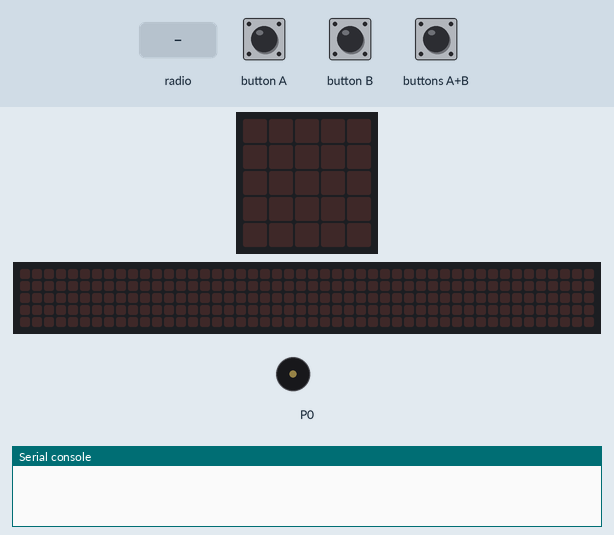
Simulated run of this program. Board: BBC micro:bit (MakeCode). Shown: the board's 5×5 LED display, a strip that is not on the board, showing the scrolling text unrolled, buzzer (waves = sounding), the last lines printed to the serial console. The test bench sets the inputs (shaded band). No radio messages arrive unless stated (any console line starting 'radio sent:' is added by the test bench); the 48×5 strip is a reading aid, not a part: it shows the text the display is scrolling, unrolled, one strip-width of it at a time.

Above: at 1.2 s.
1.3 s: radio message ".-" arrives
At 3.97 s:
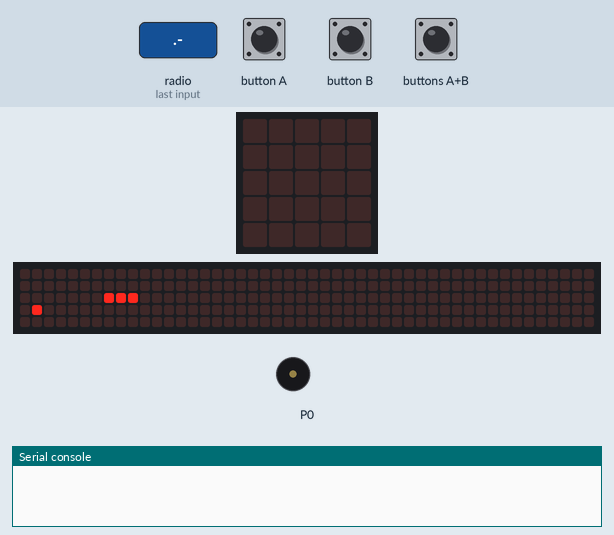
4.3 s: button A pressed for 0.15 s
At 5.05 s:
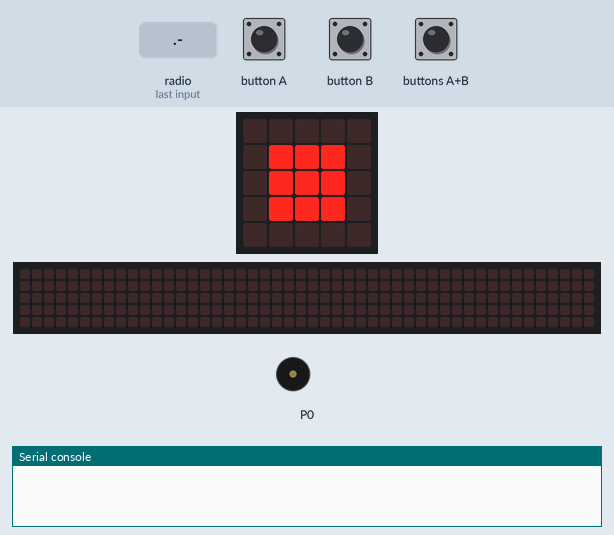
6.9 s: button B pressed for 0.15 s
At 7.25 s:
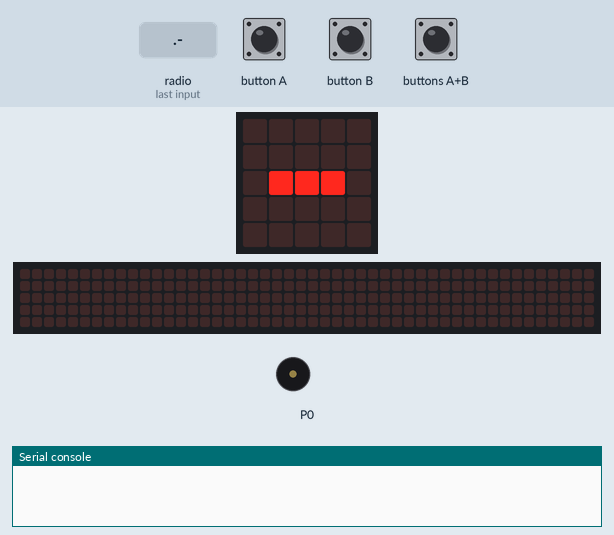
9.4 s: radio message "-..." arrives
At 9.75 s:
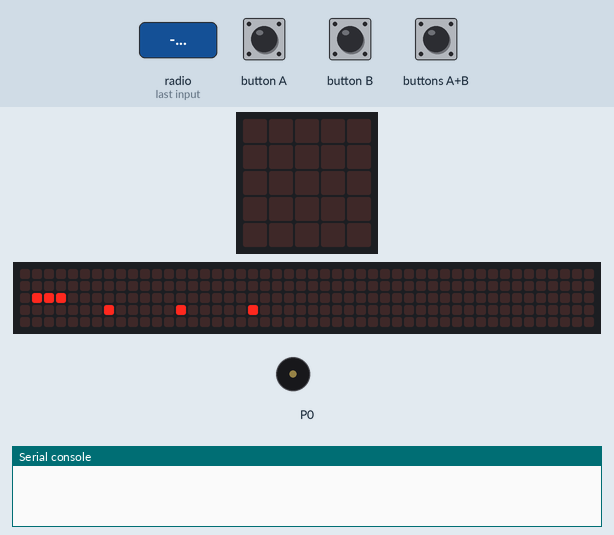
12.4 s: buttons A+B pressed for 0.15 s
At 14.8 s:
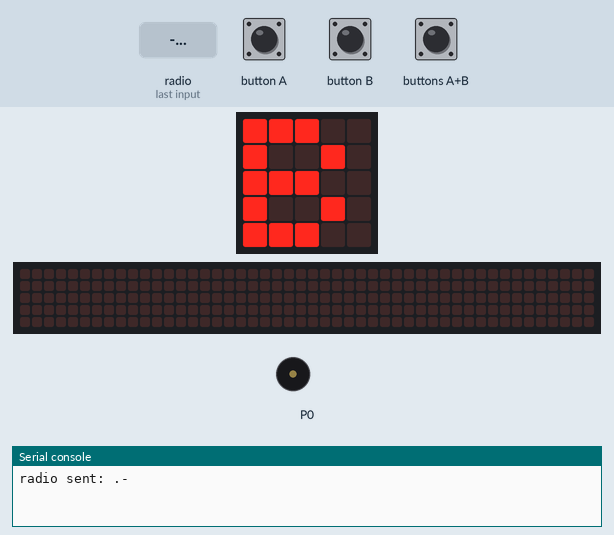
15.5 s: radio message "." arrives
At 17.2 s:
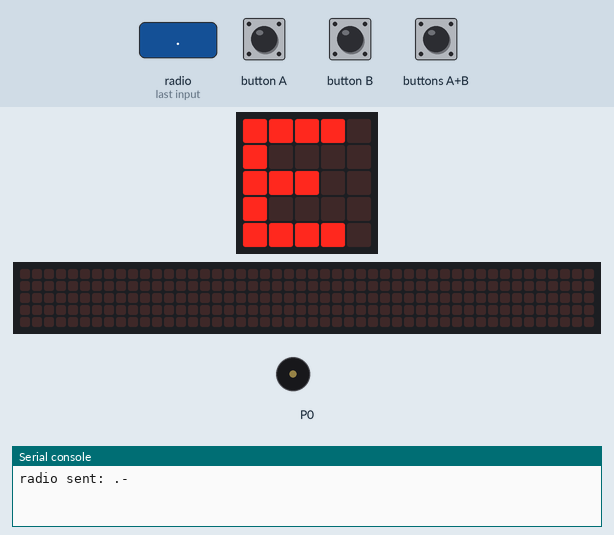
Timing chart, 0 to 18.7 s (numbered marks = the images above; inputs shaded):
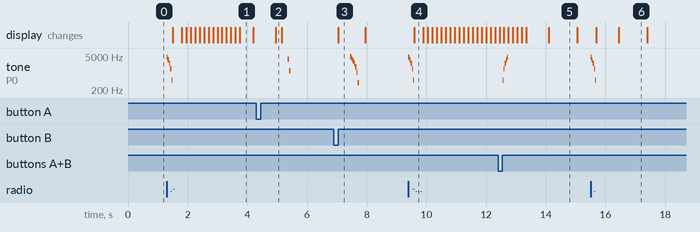

Measured:
- after the input at 1.3 s, tone on P0: plays 4500 Hz for 0.04 s, 3500 Hz for 0.04 s, 2500 Hz for 0.04 s, 1500 Hz for 0.04 s, 500 Hz for 0.04 s, starting at once; the display: changes after 0.20 s (image 1)
- after the input at 4.3 s, tone on P0: silent → 3750 Hz after 1.1 s, → 1250 Hz 0.05 s later, → silent 0.05 s later; the display: changes after 0.65 s (image 2)
- after the input at 6.9 s, tone on P0: plays 4645 Hz for 0.04 s, 3936 Hz for 0.04 s, 3226 Hz for 0.04 s, 2517 Hz for 0.04 s, 1808 Hz for 0.04 s, 1098 Hz for 0.04 s … (7 notes in this stretch), starting after 0.55 s; the display: changes after 0.15 s (image 3)
- after the input at 9.4 s, tone on P0: plays 4500 Hz for 0.04 s, 3500 Hz for 0.04 s, 2500 Hz for 0.04 s, 1500 Hz for 0.04 s, 500 Hz for 0.04 s, starting at once; the display: changes after 0.20 s (image 4)
- after the input at 12.4 s, tone on P0: plays 500 Hz for 0.04 s, 1500 Hz for 0.04 s, 2500 Hz for 0.04 s, 3500 Hz for 0.04 s, 4500 Hz for 0.04 s, starting after 0.15 s
- after the input at 15.5 s, tone on P0: plays 4500 Hz for 0.04 s, 3500 Hz for 0.04 s, 2500 Hz for 0.04 s, 1500 Hz for 0.04 s, 500 Hz for 0.04 s, starting at once; the display: first changes after 0.20 s (image 6 shows a later state)
- what the display in image 1 shows lasts 0.4 s, from 3.8 s to 4.2 s

The program:

main.ts
```typescript
input.onButtonPressed(Button.A, function on_button_pressed_a() {

    basic.showLeds(`
        . . . . .
        . # # # .
        . # # # .
        . # # # .
        . . . . .
        `)
    texto = "" + texto + "."
    music.play(music.createSoundExpression(WaveShape.Sine, 5000, 0, 255, 0, 100, SoundExpressionEffect.None, InterpolationCurve.Linear), music.PlaybackMode.UntilDone)
    basic.pause(200)
    basic.clearScreen()
})
input.onButtonPressed(Button.AB, function on_button_pressed_ab() {

    radio.sendString(texto)
    texto = ""
    music.play(music.createSoundExpression(WaveShape.Sine, 1, 5000, 255, 0, 200, SoundExpressionEffect.None, InterpolationCurve.Linear), music.PlaybackMode.UntilDone)
})
radio.onReceivedString(function on_received_string(receivedString: string) {
    music.play(music.createSoundExpression(WaveShape.Sine, 5000, 1, 255, 0, 200, SoundExpressionEffect.None, InterpolationCurve.Linear), music.PlaybackMode.UntilDone)
    basic.showString(receivedString)
    if (receivedString == ".-") {
        basic.showString("A")
    } else if (receivedString == "-...") {
        basic.showString("B")
    } else if (receivedString == "-.-.") {
        basic.showString("C")
    } else if (receivedString == "-..") {
        basic.showString("D")
    } else if (receivedString == ".") {
        basic.showString("E")
    } else if (receivedString == "..-.") {
        basic.showString("F")
    } else if (receivedString == "--.") {
        basic.showString("G")
    } else if (receivedString == "....") {
        basic.showString("H")
    } else if (receivedString == "..") {
        basic.showString("I")
    } else if (receivedString == ".---") {
        basic.showString("J")
    } else if (receivedString == "-.-") {
        basic.showString("K")
    } else if (receivedString == ".-..") {
        basic.showString("L")
    } else if (receivedString == "--") {
        basic.showString("M")
    } else if (receivedString == "-.") {
        basic.showString("N")
    } else if (receivedString == "---") {
        basic.showString("O")
    } else if (receivedString == ".--.") {
        basic.showString("P")
    } else if (receivedString == "--.-") {
        basic.showString("Q")
    } else if (receivedString == "-.-") {
        basic.showString("R")
    } else if (receivedString == "...") {
        basic.showString("S")
    } else if (receivedString == "-") {
        basic.showString("T")
    } else if (receivedString == "..-") {
        basic.showString("U")
    } else if (receivedString == "...-") {
        basic.showString("V")
    } else if (receivedString == ".--") {
        basic.showString("W")
    } else if (receivedString == "-..-") {
        basic.showString("X")
    } else if (receivedString == "-.--") {
        basic.showString("Y")
    } else if (receivedString == "--..") {
        basic.showString("Z")
    }

    basic.pause(200)
    basic.clearScreen()
})
input.onButtonPressed(Button.B, function on_button_pressed_b() {

    basic.showLeds(`
        . . . . .
        . . . . .
        . # # # .
        . . . . .
        . . . . .
        `)
    texto = "" + texto + "-"
    music.play(music.createSoundExpression(WaveShape.Sine, 5000, 35, 255, 0, 300, SoundExpressionEffect.None, InterpolationCurve.Linear), music.PlaybackMode.UntilDone)
    basic.pause(200)
    basic.clearScreen()
})
let texto = ""
radio.setGroup(1)
radio.setTransmitPower(7)
texto = ""
```

test.ts
```typescript
// testes vão aqui; isto não será compilado quando este pacote for usado como uma extensão.
```
